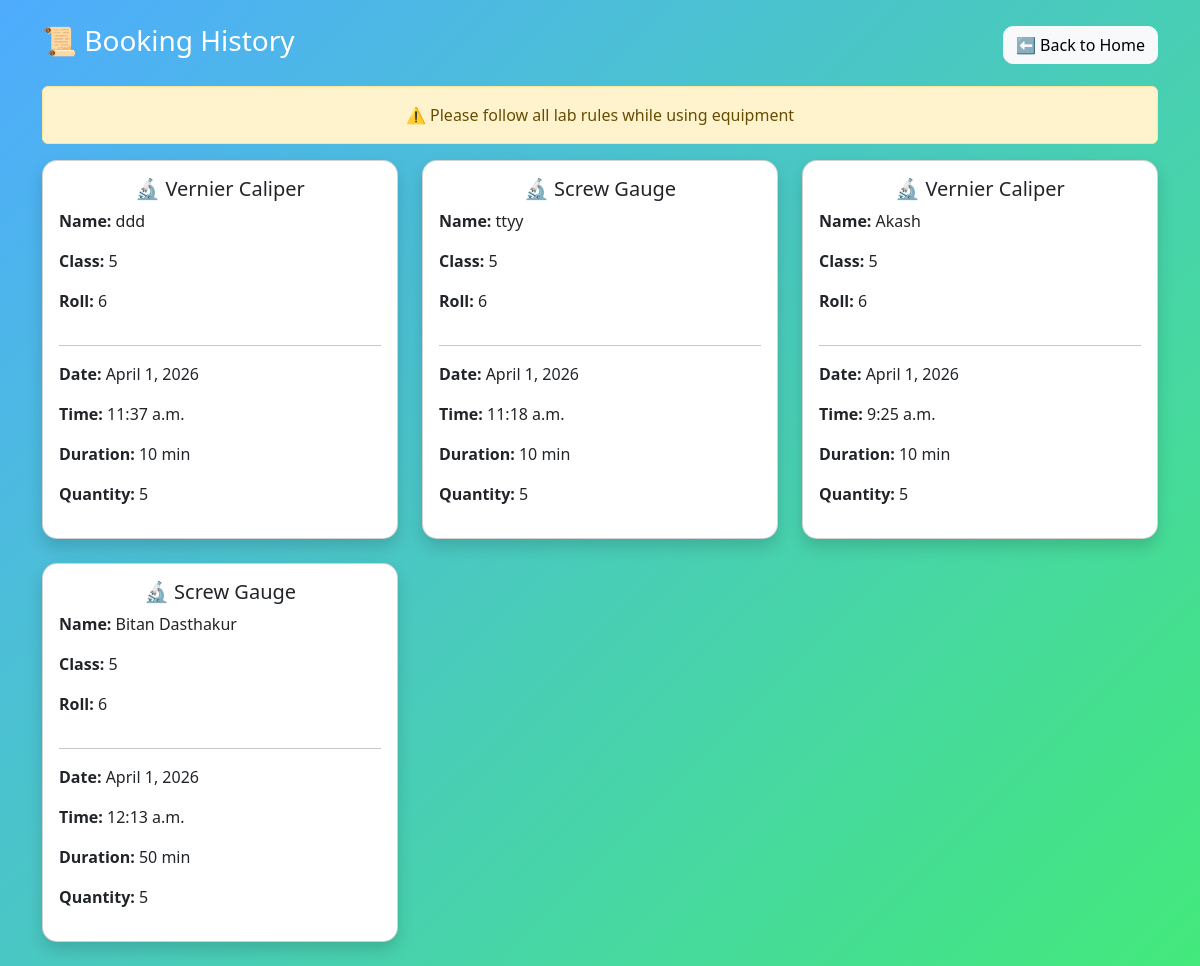
Before: /history/ with the older database file.
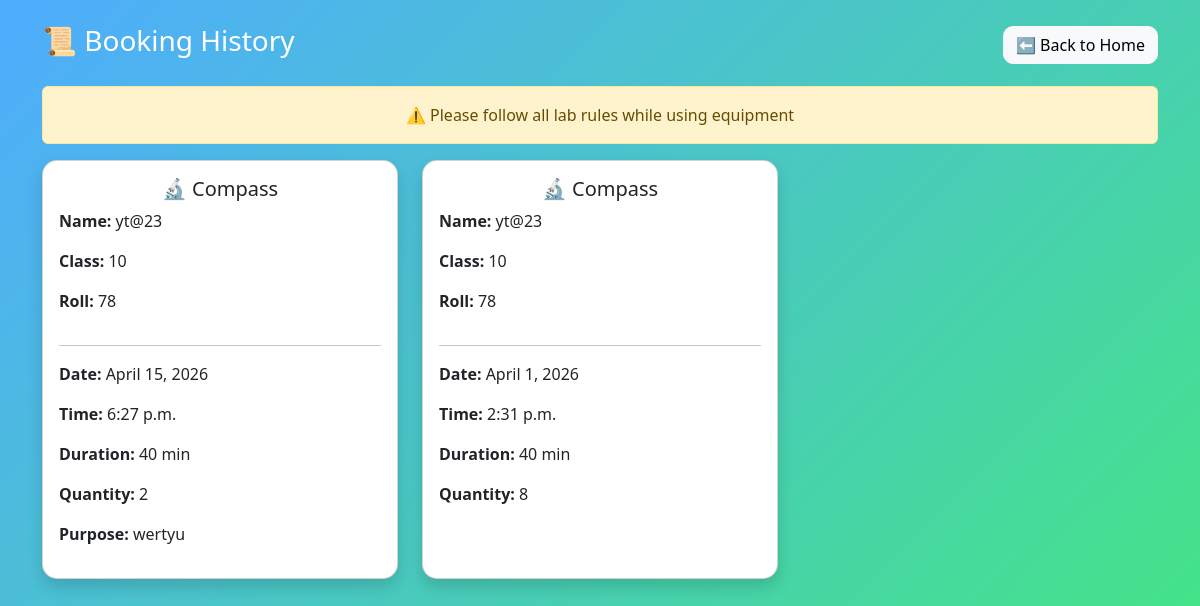
After: the same page with the newer database file.
### booking/models.py (models this page shows, shortened)
class Booking(models.Model):
    equipment = models.ForeignKey(Equipment, on_delete=models.CASCADE)
    name = models.CharField(max_length=100)
    student_class = models.CharField(max_length=50)
    roll = models.CharField(max_length=20)
    pin = models.CharField(max_length=10)
    quantity = models.IntegerField(default=1)
    booking_date = models.DateField()
    booking_time = models.TimeField()
    duration = models.IntegerField(default=60)
    purpose = models.TextField(blank=True, null=True)
    booked_at = models.DateTimeField(default=timezone.now)
    @property
    def duration_display(self):
        hours = self.duration // 60
        minutes = self.duration % 60
        if hours and minutes:
            return f"{hours} hour {minutes} min"
        elif hours:
            return f"{hours} hour"
        else:
            return f"{minutes} min"
    class Meta:
        ordering = ['-booking_date', '-booking_time']

class Equipment(models.Model):
    CATEGORY_CHOICES = [
        ('physics', 'Physics'),
        ('chemistry', 'Chemistry'),
        ('biology', 'Biology'),
        ('computer', 'Computer'),
        ('geography', 'Geography'),
    ]
    name = models.CharField(max_length=100)
    quantity = models.IntegerField()
    available = models.IntegerField(blank=True, null=True)
    category = models.CharField(
        max_length=20,
        choices=CATEGORY_CHOICES,
        default='physics'
    )

### booking/views.py (the view)
# urls.py: path('history/', views.booking_history, name='history'),
def booking_history(request):
    bookings = Booking.objects.all().order_by('-booking_date', '-booking_time')
    return render(request, 'history.html', {'bookings': bookings})

### booking/templates/history.html (shortened to what this page needs)
<!DOCTYPE html>
<html>
<head>
    <link href="https://cdn.jsdelivr.net/npm/bootstrap@5.3.0/dist/css/bootstrap.min.css" rel="stylesheet">
</head>
<body>
<div class="container mt-4">
    <div class="header">
        <h3 class="text-white">📜 Booking History</h3>
        <a href="{% url 'home' %}" class="btn btn-light back-btn">
            ⬅ Back to Home
        </a>
    </div>
    <div class="alert alert-warning text-center">
        ⚠️ Please follow all lab rules while using equipment
    </div>
    <div class="row">
        {% for b in bookings %}
        <div class="col-md-4 mb-4">
            <div class="card shadow p-3 h-100">
                <h5 class="text-center">🔬 {{ b.equipment.name }}</h5>
                <p><b>Name:</b> {{ b.name }}</p>
                <p><b>Class:</b> {{ b.student_class }}</p>
                <p><b>Roll:</b> {{ b.roll }}</p>
                <hr>
                <p><b>Date:</b> {{ b.booking_date }}</p>
                <p><b>Time:</b> {{ b.booking_time }}</p>
                <p><b>Duration:</b> {{ b.duration_display }}</p>
                <p><b>Quantity:</b> {{ b.quantity }}</p>
                {% if b.purpose %}
                    <p><b>Purpose:</b> {{ b.purpose }}</p>
                {% endif %}
            </div>
        </div>
        {% empty %}
            <p class="empty">No bookings yet</p>
        {% endfor %}
    </div>
</div>
</body>
</html>

Changed rows visible on the page:
removed Booking: equipment.name "Vernier Caliper", name "ddd", student_class "5", roll "6", booking_date "April 1, 2026", booking_time "11:37 a.m.", duration_display "10 min", quantity "5"
removed Booking: equipment.name "Screw Gauge", name "ttyy", student_class "5", roll "6", booking_date "April 1, 2026", booking_time "11:18 a.m.", duration_display "10 min", quantity "5"
removed Booking: equipment.name "Vernier Caliper", name "Akash", student_class "5", roll "6", booking_date "April 1, 2026", booking_time "9:25 a.m.", duration_display "10 min", quantity "5"
removed Booking: equipment.name "Screw Gauge", name "Bitan Dasthakur", student_class "5", roll "6", booking_date "April 1, 2026", booking_time "12:13 a.m.", duration_display "50 min", quantity "5"
added Booking: equipment.name "Compass", name "yt@23", student_class "10", roll "78", booking_date "April 15, 2026", booking_time "6:27 p.m.", duration_display "40 min", quantity "2", purpose "wertyu"
added Booking: equipment.name "Compass", name "yt@23", student_class "10", roll "78", booking_date "April 1, 2026", booking_time "2:31 p.m.", duration_display "40 min", quantity "8"
